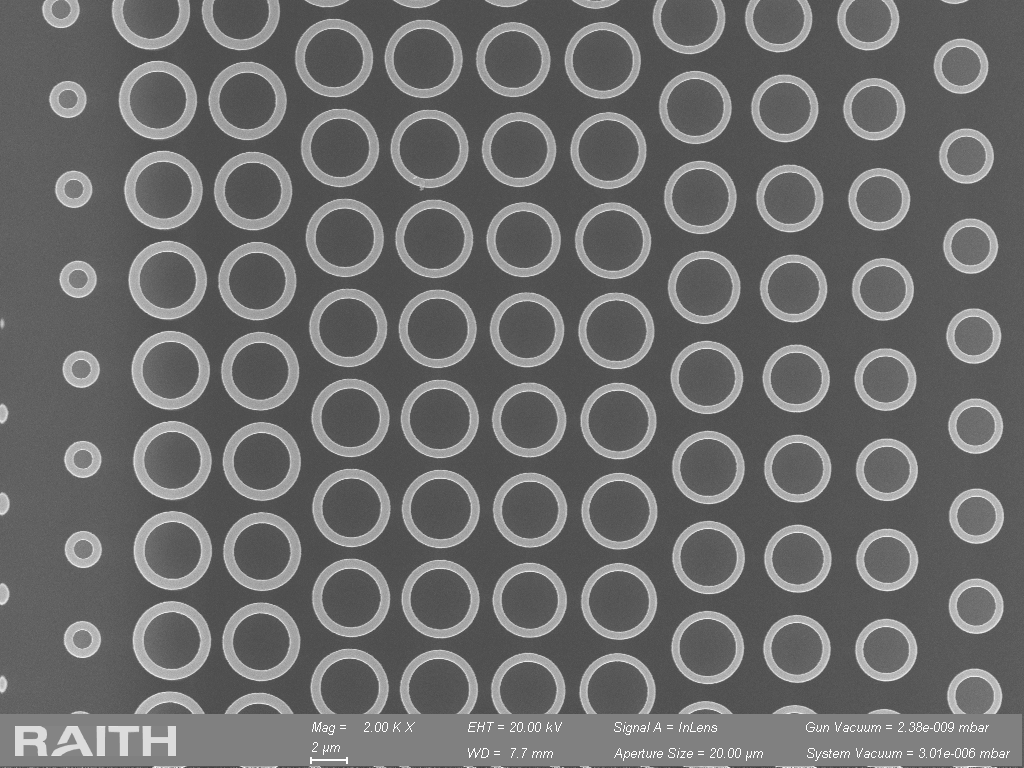
#> input picture data/M1M4_Newfixed_oxide_8_89.png, 1024 x 768 px; its folder holds only this picture in this run
$ python -i utils.py   (imports and definitions only)
#> lines starting #> are read from the running program, lines starting #| are printed output that depends on the picture; after the words box and inside, x2 and y2 are one past the last pixel; in counts of white or black regions, pixels touching at a corner belong together
import os
import cv2
import numpy as np
import matplotlib.pyplot as plt
import pandas as pd

# 全局變量，用於存儲參考點和選擇狀態
ref_points = []
selecting = True

# [11 lines left out: function select_points, not called in this run]

def is_donut(contour):
    """
    檢查輪廓是否為完整的甜甜圈。
    """
    area = cv2.contourArea(contour)
    (x, y), radius = cv2.minEnclosingCircle(contour)
    circle_area = np.pi * radius * radius
    circularity = area / circle_area

    return circularity > 0.6

# [31 lines left out: function get_px2length, not called in this run]

def segment_and_display_donuts(image_path, save_path, lower=127, upper=255, dummy_px=10):
    """
    分割圖像中的甜甜圈並顯示分割結果。
    """
#> called with image_path = 'data/M1M4_Newfixed_oxide_8_89.png', save_path = 'out.png', lower = 127, upper = 255, dummy_px = 10
    if not os.path.exists(save_path):
        os.makedirs(save_path)

    image = cv2.imread(image_path)
#> image is the input picture: shape (768, 1024, 3); min 64, max 255, mean 108
    if image is None:
        print("Error: Unable to load image.")
        return

    clone = image.copy()
    gray_image = cv2.cvtColor(image, cv2.COLOR_BGR2GRAY)
    _, binary_image = cv2.threshold(gray_image, lower, upper, cv2.THRESH_BINARY)
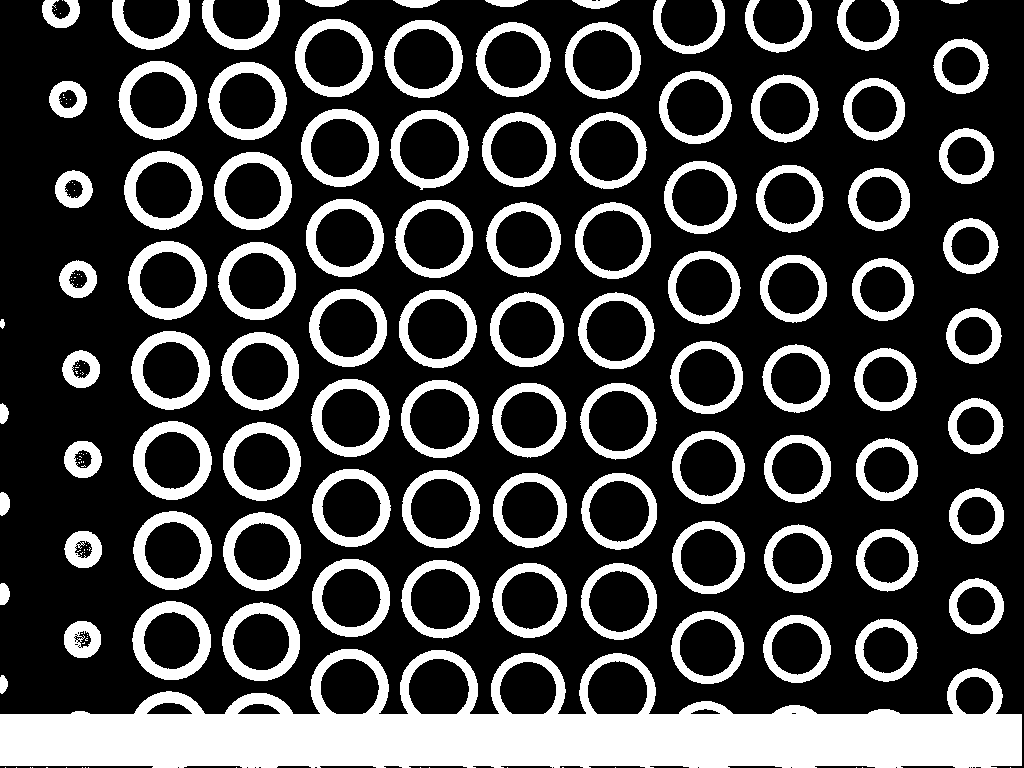
#> binary_image: shape (768, 1024); 26.3% white; 171 white regions (77 under 20 px)
    contours, _ = cv2.findContours(binary_image, cv2.RETR_EXTERNAL, cv2.CHAIN_APPROX_SIMPLE)
#> contours = 116 contours, 22 with area under 20; largest, box (x1, y1, x2, y2) and area: (0, 649, 1022, 768) 73885, (132, 601, 211, 680) 4764, (133, 511, 212, 590) 4758, (133, 421, 212, 500) 4756, (131, 331, 210, 410) 4751
    os.makedirs(save_path, exist_ok=True)

    valid_donuts_count = 0
    for i, contour in enumerate(contours):
        if is_donut(contour):
            valid_donuts_count += 1
            x, y, w, h = cv2.boundingRect(contour)
            donut_diameter_pixels = max(w, h)

            ymin = y - dummy_px
            xmin = x - dummy_px
            new_h = h + 2 * dummy_px
            new_w = w + 2 * dummy_px
            ymax = ymin + new_h
            xmax = xmin + new_w
            subimage = clone[ymin:ymax, xmin:xmax]

            save_file = os.path.join(save_path, f"subimage_{valid_donuts_count}.png")
            cv2.imwrite(save_file, subimage)
            cv2.rectangle(image, (xmin, ymin), (xmax, ymax), (0, 255, 0), 2)
#> this loop made 116 passes
#> (area in is_donut, radius in is_donut, circle_area in is_donut, circularity in is_donut, w, h) on passes 21, 22, 23, 24, 25, 26, 28, 29, 30, 31, 32, 33: (1051, 18.79, 1109, 0.948, 37, 37), (2980, 31.53, 3123.9, 0.954, 63, 63), (3517, 34.06, 3645.4, 0.965, 68, 68), (4084, 36.69, 4228.9, 0.966, 73, 73), (4713.5, 39.36, 4866.1, 0.969, 78, 79), (4763.5, 39.59, 4923.8, 0.967, 79, 79), (2333.5, 27.84, 2435.6, 0.958, 55, 56), (4497, 38.45, 4644.1, 0.968, 76, 77), (4287, 37.6, 4441.3, 0.965, 75, 75), (4701.5, 39.33, 4860, 0.967, 79, 79), (4711, 39.34, 4861.1, 0.969, 78, 78), (1053.5, 18.86, 1117.5, 0.943, 38, 37)
#> (area in is_donut, radius in is_donut, circle_area in is_donut, circularity in is_donut) on passes 19, 20, 27, 39, 51: (96.5, 9.06, 257.6, 0.375), (73885, 511.1, 820774.3, 0.09), (155.5, 10.69, 358.9, 0.433), (167.5, 11.54, 418.6, 0.4), (121, 10.03, 315.7, 0.383)
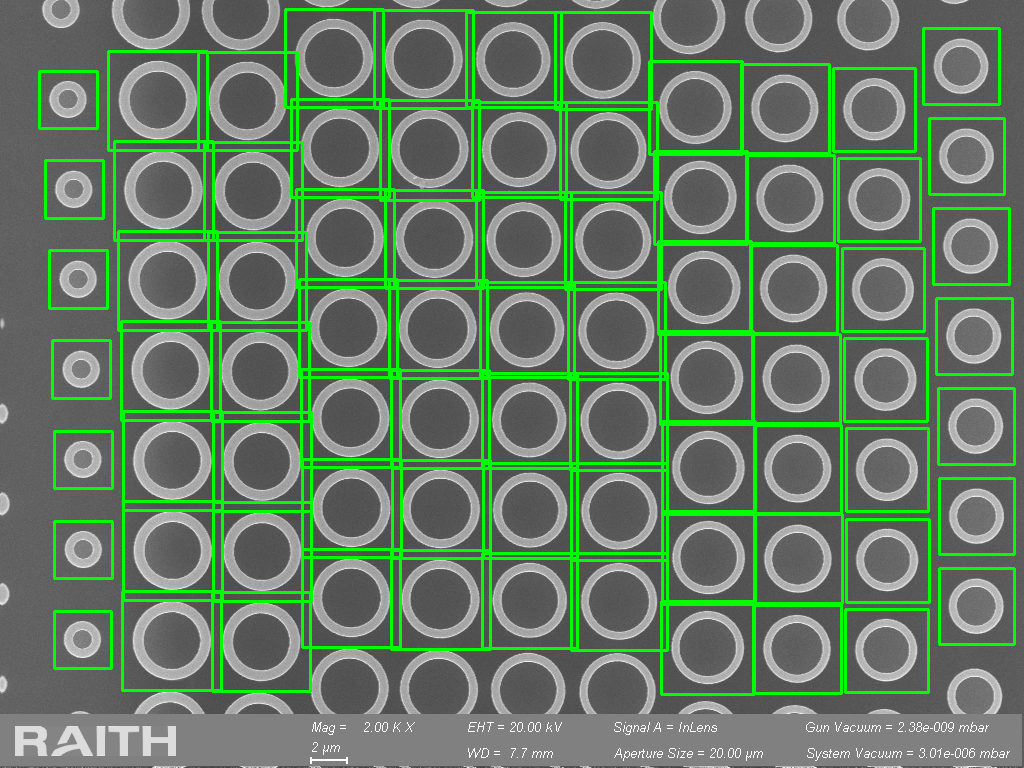
#> image: shape (768, 1024, 3); 9.75% of pixels changed, all inside (x1, y1, x2, y2) = (38, 8, 1016, 696)

    directory, filename = os.path.split(image_path)
    new_filename =  'Segmemted_'+ filename
    new_image_path = os.path.join(directory, new_filename)
    cv2.imwrite(new_image_path, image)

    plt.figure(figsize=(10, 5))
    plt.imshow(cv2.cvtColor(image, cv2.COLOR_BGR2RGB))
    plt.title("Segmented Donuts")
    plt.axis('off')
    plt.show()

    print(f"Saved {valid_donuts_count} valid subimages to {save_path}")
#| Saved 77 valid subimages to out.png

# [43 lines left out: function get_donut_radius, not called in this run]

>>> result = segment_and_display_donuts('data/M1M4_Newfixed_oxide_8_89.png', 'out.png')
